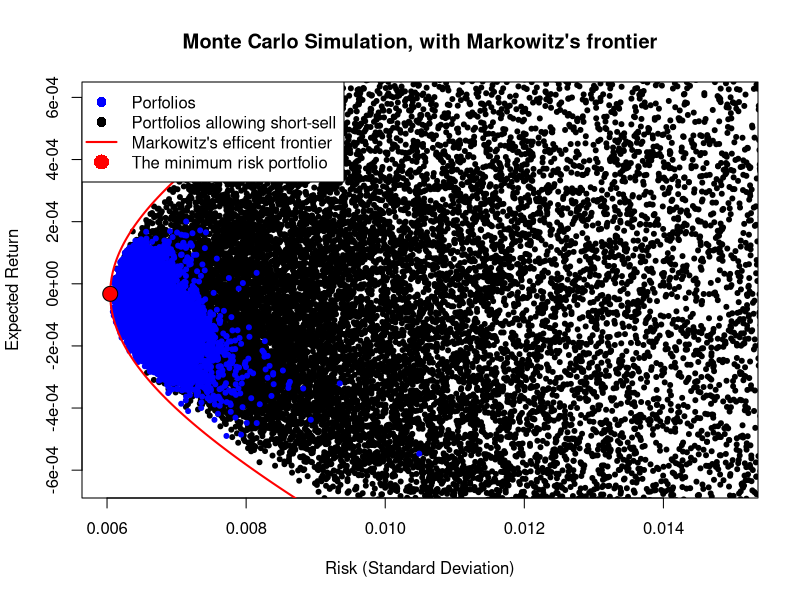

This figure's R source:
#--------------------------------------------------------------------------------------------------
#--------------------------------------------------------------------------------------------------
#A Monte Carlo simulation and drawing the efficient frontier of portfolios containing stocks
#McDonalds, Bank of America, IBM, Chevron, Coca-Cola, Novartis and AT&T
#--------------------------------------------------------------------------------------------------
#--------------------------------------------------------------------------------------------------
# IMPORT DATA
data<-read.table("closes.dat.txt", col.names = c("McDonalds", "BankofAmerica", "IBM", "Chevron", "CocaCola", "Novartis", "ATnT"))
#--------------------------------------------------------------------------------------------------
# Monte Carlo Simulation
#--------------------------------------------------------------------------------------------------
# Here a Monte Carlo Simulation is used to find the efficient frontier 
# and to be able to select the optimal portfolio with corresponding alphas
# Expected return E[Ri]=1/T*SumRi(t), A measure of risk Var[Ri]=1/T*Sum(1:T) (Ri(t)-E[Ri])
Returns <- function(y){
  y_returns<-c(0, diff(y)/y[-length(y)])
  return(y_returns)
}
return_McDonalds <- Returns(data$McDonalds) 
return_BankofAmerica <- Returns(data$BankofAmerica)
return_IBM <- Returns(data$IBM)
return_Chevron <- Returns(data$Chevron)
return_CocaCola <- Returns(data$CocaCola)
return_Novartis <- Returns(data$Novartis)
return_ATnT <- Returns(data$ATnT)
return_STOCKS <- matrix(c(return_McDonalds, return_BankofAmerica, return_IBM, return_Chevron, return_CocaCola, return_Novartis, return_ATnT), nrow = 252, ncol = 7)
avg_return_STOCKS <- matrix(c(mean(return_McDonalds), mean(return_BankofAmerica), mean(return_IBM), mean(return_Chevron), mean(return_CocaCola), mean(return_Novartis), mean(return_ATnT)), nrow = 1, ncol = 7)
# RETURNS
cov_matrix <- cov(return_STOCKS, y = NULL, use = "all.obs")
# COVARIANCE MATRIX OF RETURNS
Monte_Carlo <- function(i_max=100, short_sell, avg_return_STOCKS){
  result_list_x = c()
  result_list_y = c()
  result_list_xx = c()
  for(i in 1:i_max){
    w = c()
    set.seed(i)
    if(short_sell){ w = runif(n = 7,min = -1, max = 1) }
    else { w = runif(n = 7) }
    w = w/sum(w)
    weighted_stock_returns <- avg_return_STOCKS * w
    portfolio_expected_returns <- sum(weighted_stock_returns)
    portfolio_variance <- t(w) %*% cov_matrix %*% w
    portfolio_standard_deviation <- portfolio_variance^(.5)
    result_list_x = c(result_list_x, portfolio_variance)
    result_list_xx = c(result_list_xx, portfolio_standard_deviation)
    result_list_y = c(result_list_y, portfolio_expected_returns)
  }
  return(list(result_list_x, result_list_y, result_list_xx))
}
#--------------------------------------------------------------------------------------------------
# Analytical Expression
#--------------------------------------------------------------------------------------------------
# Here the analytical expression is used to find the optimal portfolio and effient frontier
# and to be able to select the optimal portfolio with corresponding alphas
C <- cov_matrix
C_inv <- solve(C)
vector_of_ones <- matrix(rep(1, 7), nrow = 7, ncol = 1)
my <- t(avg_return_STOCKS)#set of returns
# a, b, c & d are scalar
a = as.numeric( t(vector_of_ones) %*% C_inv %*% vector_of_ones )
b = as.numeric( t(vector_of_ones) %*% C_inv %*% my )
c = as.numeric( t(my) %*% C_inv %*% my )
d = a * c - b^2
Markowitz <- function(my_p, my, a, b, c, d){
  result_efficient_frontier = c()
  for (x in my_p){
    lambda1 <- (c - b * x)/d
    lambda2 <- (a * x - b)/d
    result_efficient_frontier <-c(result_efficient_frontier, ((lambda1 + lambda2*x)^0.5) )
  }
  return(result_efficient_frontier)
}
#--------------------------------------------------------------------------------------------------
# Running the functions
#--------------------------------------------------------------------------------------------------
result = c()
result <- Monte_Carlo(10000, F, avg_return_STOCKS)
res_y <- unlist(result[2])
res_xx <- unlist(result[3])
result_2 = c()
result_2 <- Monte_Carlo(30000, T, avg_return_STOCKS)
res_y_2 <- unlist(result_2[2])
res_xx_2 <- unlist(result_2[3])
my_p <- seq(-1, 1, 0.00001)
variance_efficient_frontier <- Markowitz(my_p, my, a, b, c, d)
#--------------------------------------------------------------------------------------------------
# Minumum risk portfolio
minimum_risk_portfolio <- min(variance_efficient_frontier)
minimum_risk_portfolio
x_min <- sqrt(1/a)
y_min <- b/a

lambda1_efficient <- (c - b * y_min)/d
lambda2_efficient <- (a * y_min - b)/d

w_efficient <- C_inv %*% (lambda1_efficient*vector_of_ones + lambda2_efficient*my)

#--------------------------------------------------------------------------------------------------
# Plotting
#--------------------------------------------------------------------------------------------------
plot(res_xx_2, res_y_2, pch = 20, col = "BLACK", ylim = c(-6.4e-4, 6e-4), xlim = c(0.006, 0.015), xlab = "Risk (Standard Deviation)", ylab = "Expected Return", main = "Monte Carlo Simulation, with Markowitz's frontier")
points(res_xx, res_y, pch = 20, col = "BLUE")
lines(variance_efficient_frontier, my_p, col="RED", type = "l", lwd = 2)
points(x_min, y_min, pch = 21, cex = 2, bg = "RED",col = "BLACK")
legend_titles = c("Porfolios", "Portfolios allowing short-sell", "Markowitz's efficent frontier", "The minimum risk portfolio")
col_for_lines = c("BLUE","BLACK", "RED", "BLACK")
legend("topleft", legend = legend_titles, col = col_for_lines, 
       lty = c(0, 0, 1, 0), 
       lwd = c(0, 0, 2, 0), 
       pch = c(20, 20, NA, 21),
       pt.bg = c("BLUE","BLACK", NA, "RED"),
       pt.cex = 2)




